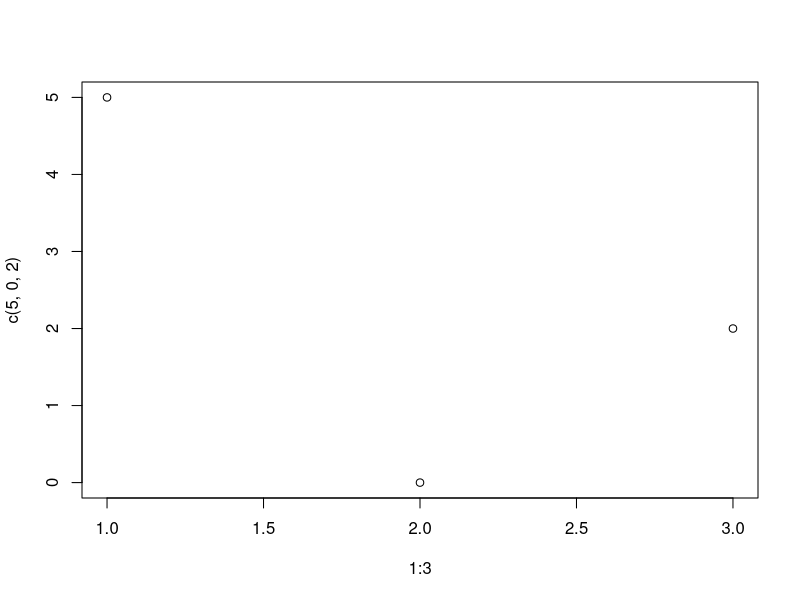
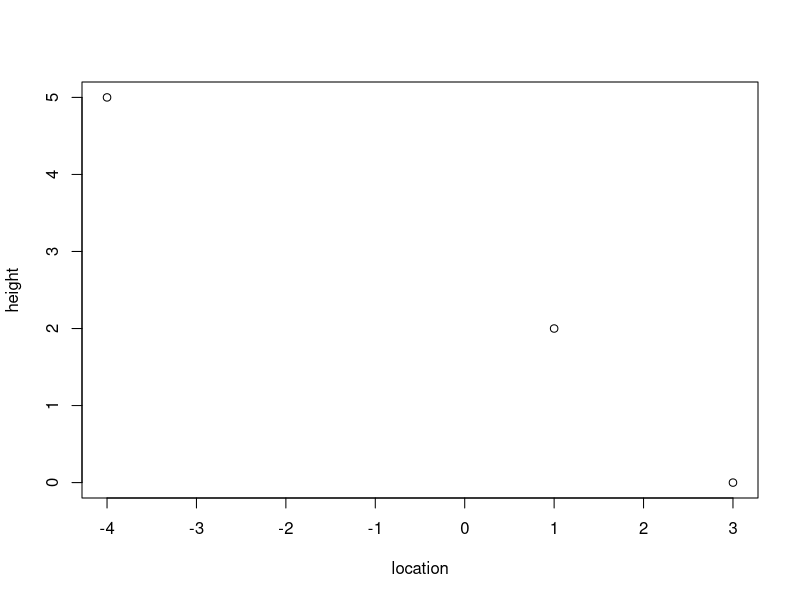
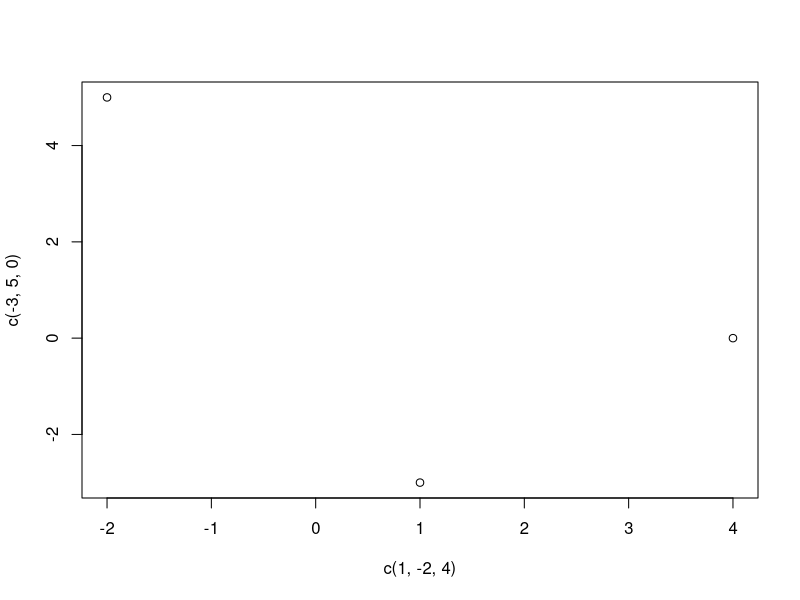

Write R code to recreate these figures, in order.
## ---- chunk 1
1 + 3
## ---- chunk 2
# Hashtags are used for comments in your code 
# Comments do not get run
2 + 3
4 / 3
## ---- chunk 3
w <- 0 # Stores the value 0 into the variable w
print(w) # Prints the value stored

x <- "a" # Stores the character/letter "a" into the variable x
x # Also prints the value stored
## ---- chunk 4
age <- 26
## ---- chunk 5
print(paste("My age is ", age))
## ---- chunk 6
y <- c(1, 2, 3, 4, 5)
## ---- chunk 7
y
## ---- chunk 8
length(y)
## ---- chunk 9
z_vector <- 1:5

z_vector
## ---- chunk 10
y[1] # prints the first value stored in y
## ---- chunk 11
new_vector <- c(4, 6, 7, 10)
## ---- chunk 12
new_vector[3]
## ---- chunk 13
if (w == 0) { 
  print("w equals 0") 
}
## ---- chunk 14
if (w > 0) { 
  print("w is greater than 0") 
} else { 
  print("w is less than 0") 
}
## ---- chunk 15
if (age != 999) { 
  print("message 1") 
} else { 
  print("message 2") 
}
## ---- chunk 16
if (age < 21) {
  print("I am younger than 21!")
} else {
  print("I am 21 or over!")
}
## ---- chunk 17
if (z_vector[2] == 1) {
  print("Stuff")
} else if (z_vector[2] == 2) {
  print("Other stuff")
} else {
  print("More stuff")
}
## ---- chunk 18
for (iteration in y) { 
  print(iteration) # the value stored in iteration changes with each loop 
}
## ---- chunk 19
for (i in 3:5) { 
  print(i) 
}
## ---- chunk 20
for (i in 1:length(new_vector)) { # i will go from 1 to 5 (length of the vector) 
  print(
    paste( 
      "The value stored in position", i, "of new_vector is:", new_vector[i]
    )
  ) 
}
## ---- chunk 21
for (week in c("Mon.", "Tues.", "Wed.", "Thur.", "Fri.")) { 
  print(paste("The week is", week)) 
}
## ---- chunk 22
plot(x = 1:3, y = c(5, 0, 2)) # plots the points (1, 5), (2, 0), (3, 2)
## ---- chunk 23
plot(x = c(-4, 3, 1), y = c(5, 0, 2), xlab = "location", ylab = "height")
## ---- chunk 24
plot(x = c(1, -2, 4), y = c(-3, 5, 0))
